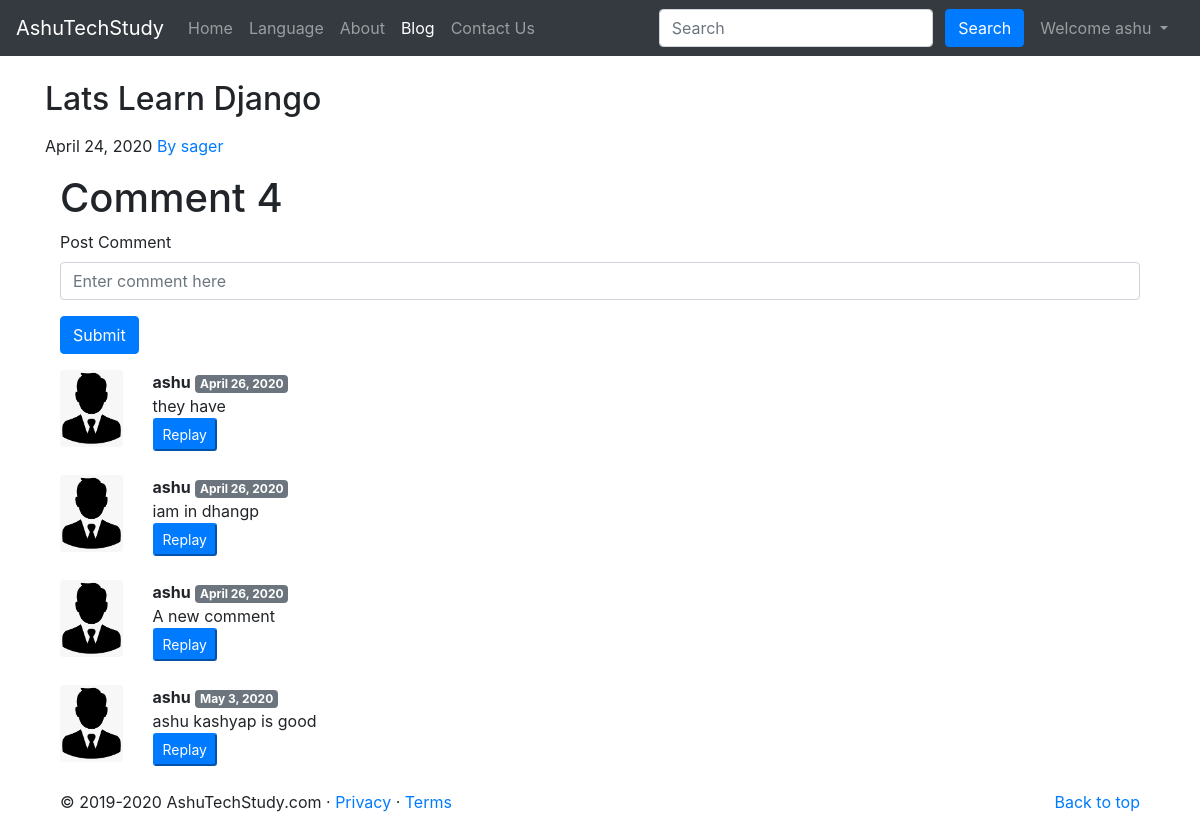
Page /blog/secount_post (signed in) on the committed database.
### blog/models.py (models this page shows, shortened)
class Post(models.Model):
    sno =models.AutoField(primary_key=True)
    title = models.CharField(max_length=250)
    content = models.TextField()
    author = models.CharField(max_length=13)
    slug = models.CharField(max_length=150)
    timestamp = models.DateField(blank=True)

class BlogComment(models.Model):
    sno = models.AutoField(primary_key=True)
    comment= models.TextField()
    user = models.ForeignKey(User, on_delete=models.CASCADE)
    post = models.ForeignKey(Post,on_delete=models.CASCADE)
    parent = models.ForeignKey('self',on_delete=models.CASCADE ,null=True)
    timestamp = models.DateField(default=now)

### blog/views.py (the view)
# urls.py: path('<str:slug>', views.blogPost, name='blogPost'),
def blogPost(request, slug):
    post = Post.objects.filter(slug=slug).first()
    comment = BlogComment.objects.filter(post =post,parent=None)
    replies = BlogComment.objects.filter(post =post).exclude(parent=None)
    replyDict={}
    for reply in replies:
        if reply.parent.sno not in replyDict.keys():
            replyDict[reply.parent.sno] =[reply]
        else:
            replyDict[reply.parent.sno].append(reply)
    context = {'post':post , 'comment':comment ,'user':request.user , 'replyDict':replyDict}
    return render(request,'blog/blogPost.html',context)

### blog/templatetags/extras.py (called while the page is built)
@register.filter(name='get_val')
def get_val(dict,key):
    return dict.get(key)

### Templates/blog/blogPost.html (shortened to what this page needs)
{% extends 'base.html' %}
{% block blogactive %} active {% endblock blogactive %}
{% block body %}
{% load extras %}
   <div class="container my-4">
        <h2 class="blog-post-title">{{post.title}}</h2>
        <p class="blog-post-meta my-3">{{post.timestamp}}<a href="/about"> By {{post.author}}</a></p>
      </div>
 <div class="container">
     <h1>Comment {{comment.count}}</h1>
     <div class="my-2">
      {% if user.is_authenticated %}
         <form action="/blog/postComment" method="post">{% csrf_token %}
         <div class="form-group">
           <label for="comment">Post Comment</label>
          <input type="text" class="form-control"  id="comment"  name="comment"  placeholder="Enter comment here">
         </div>
         <button type="submit" class="btn btn-primary">Submit</button>
     </form>
      {% else %}
       <p> Please login to post a comment</p>
      {% endif %}
     </div>
      {% for comment in comment %}
        <div class="row my-3">
         <div class="col-md-1">
         <img class="rounded mx-auto d-block w-100" src="/static/img/user3.png" alt="user">
         </div>
         <div class="col-md-11 ">
              <b>{{comment.user.username}}</b> <span class="badge badge-secondary"> {{comment.timestamp}}</span>
             <div>{{comment.comment}}</div>
             <div class="replay mx-0">
                 {% if user.is_authenticated %}
                 <button class="btn-sm btn-primary" type="button" data-toggle="collapse" data-target="#Repleybox{{comment.sno}}" aria-expanded="false" aria-controls="Repleybox{{comment.sno}}">
                  Replay
                 </button>
                 {% else %}
                  <button class="btn-sm btn-primary" type="button" data-toggle="collapse" data-target="#Repleybox{{comment.sno}}" aria-expanded="false"
                          aria-controls="Repleybox{{comment.sno}} disable">
                  Login to Replay
                 </button>
               {% endif %}
         </div>
       </div>
     </div>
     {% endfor %}
</div>
{% endblock body %}

### Templates/base.html (shortened to what this page needs)
<!doctype html>
<html lang="en">
  <head>
    <link rel="stylesheet" href="https://stackpath.bootstrapcdn.com/bootstrap/4.4.1/css/bootstrap.min.css">
  </head>
  <body>
 <nav class="navbar navbar-expand-lg navbar-dark bg-dark">
  <a class="navbar-brand" href="/">AshuTechStudy</a>
  <div class="collapse navbar-collapse" id="navbarSupportedContent">
    <ul class="navbar-nav mr-auto">
      <li class="nav-item {% block homeactive %} {% endblock homeactive %}">
        <a class="nav-link" href="/">Home <span class="sr-only">(current)</span></a>
      </li>
         <li class="nav-item {% block contentactive %} {% endblock contentactive %}">
        <a class="nav-link" href="/content">Language</a>
      </li>
      <li class="nav-item {% block aboutactive %} {% endblock aboutactive %}">
        <a class="nav-link" href="/about">About</a>
      </li>
        <li class="nav-item {% block blogactive %} {% endblock blogactive %}">
        <a class="nav-link" href="/blog">Blog</a>
      </li>
        <li class="nav-item {% block contactactive %} {% endblock contactactive %}">
        <a class="nav-link" href="/contact">Contact Us</a>
      </li>
    </ul>
      <div class="ml-auto form-inline">
    <form  method="get" action="/search" class=" my-2 my-lg-0">
      <input class="form-control mr-sm-2" type="search" placeholder="Search" aria-label="Search" name="query" id="query">
      <button class="btn btn-primary mr-2 my-sm-0" type="submit">Search</button>
    </form>
       {% if user.is_authenticated %}
      <ul class="navbar-nav mr-2">
        <li class="nav-item dropdown">
        <a class="nav-link dropdown-toggle" href="#" id="navbarDropdown" role="button" data-toggle="dropdown" aria-haspopup="true" aria-expanded="false">
          Welcome {{request.user}}
        </a>
      </li>
      </ul>
      {% endif %}
      </div>
  </div>
</nav>
    {% block body %}
    {% endblock body %}
  <footer class="container mt-3">
    <p class="float-right"><a href="#">Back to top</a></p>
    <p>&copy; 2019-2020 AshuTechStudy.com &middot; <a href="#">Privacy</a> &middot; <a href="#">Terms</a></p>
  </footer>
  </body>
</html>

### rows in the picture
Post: title "Lats Learn Django", timestamp "April 24, 2020", author "sager"
BlogComment: user.username "ashu", timestamp "April 26, 2020", comment "they have"
BlogComment: user.username "ashu", timestamp "April 26, 2020", comment "iam in dhangp"
BlogComment: user.username "ashu", timestamp "April 26, 2020", comment "A new comment"
BlogComment: user.username "ashu", timestamp "May 3, 2020", comment "ashu kashyap is good"

### other values in the picture
{{ request.user }} "ashu"
{{ comment.count }} "4"
